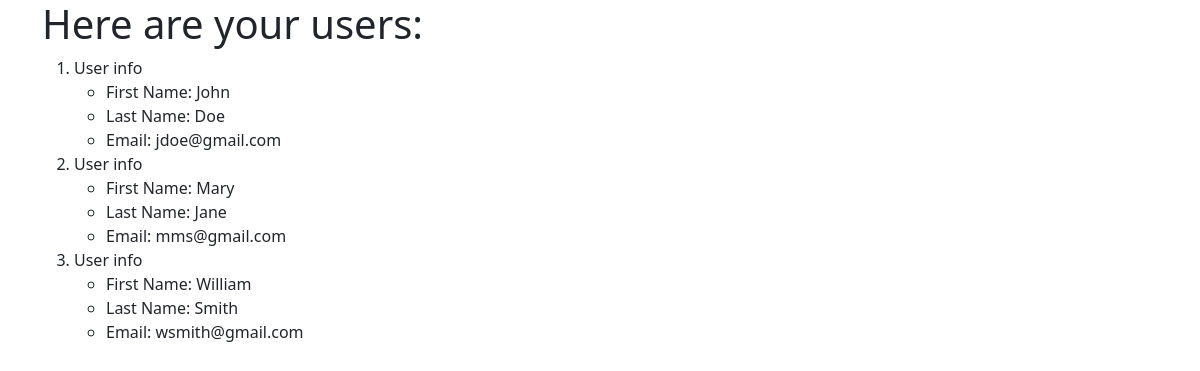
The app's page /first_app/showusers/, older data.
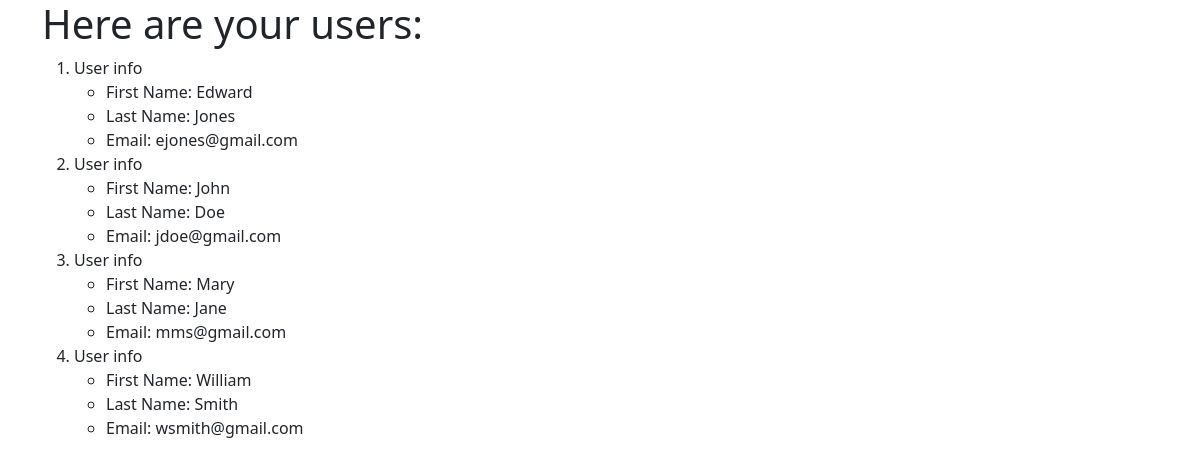
The same page, newer data.
### first_app/models.py (models this page shows, shortened)
class User(models.Model):
    first_name = models.CharField(max_length=128)
    last_name = models.CharField(max_length=128)
    email = models.EmailField(max_length=264,unique=True)

### first_app/views.py (the view)
# urls.py: path('showusers/',views.showusers,name='showusers'),
def showusers(request):
    user_list = User.objects.order_by('first_name')
    user_dict = {'users': user_list}
    return render(request,'first_app/showusers.html', context=user_dict)

### templates/first_app/showusers.html (shortened to what this page needs)
<!DOCTYPE html>
<html>
  <head>
    <link href="https://cdn.jsdelivr.net/npm/bootstrap@5.0.2/dist/css/bootstrap.min.css" rel="stylesheet">
  </head>
  <body>
    <div class="container">
      <div class="jumbotron">
        <h1>Here are your users:</h1>
        {% if users %}
        <ol>
          {% for person in users %}
          <li>User info</li>
            <ul>
              <li>First Name: {{ person.first_name}}</li>
              <li>Last Name: {{ person.last_name}}</li>
              <li>Email: {{ person.email}}</li>
            </ul>
          {% endfor %}
        </ol>
        {% endif %}
      </div>
    </div>
  </body>
</html>

Row changes from the older to the newer data that the page shows:
added User: first_name "Edward", last_name "Jones", email "ejones@gmail.com"
